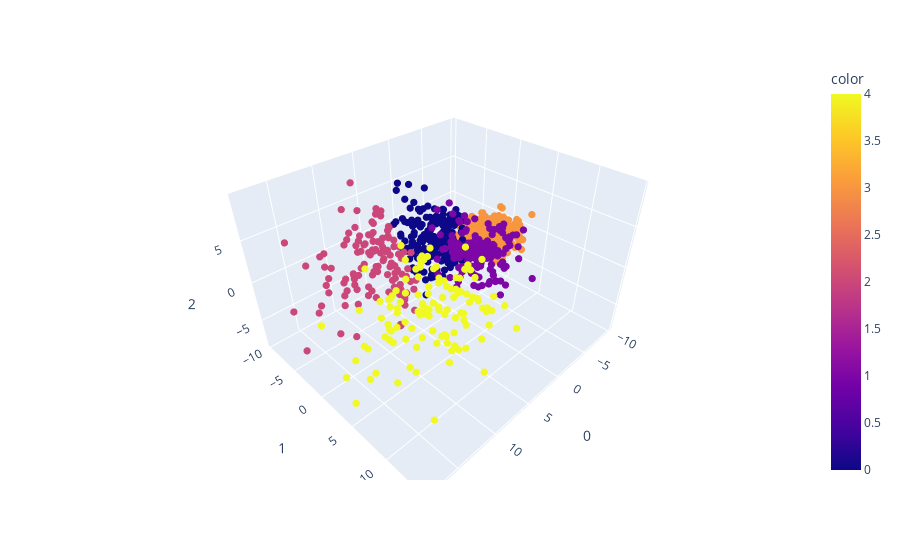

This figure's notebook cell:
### Markdown cell above
### Visualize cluster

### Code cell
create_3d_plot(features_mf_only_scaled, player_info_mf_only["Player"])

### Figure 1 — Plotly figure (JSON) as saved in the notebook; plotly's stock layout.template omitted (floating-point values rounded to 4 significant figures; data arrays with more than 128 entries replaced by an {"elided": "..."} marker saying what was removed)
{"data": [{"hovertemplate": "<b>%{hovertext}</b><br><br>0=%{x}<br>1=%{y}<br>2=%{z}<br>color=%{marker.color}<extra></extra>", "hovertext": {"elided": "921 str values"}, "legendgroup": "", "marker": {"color": {"elided": "921 int values"}, "coloraxis": "coloraxis", "size": 2.5, "symbol": "circle"}, "mode": "markers", "name": "", "scene": "scene", "showlegend": false, "type": "scatter3d", "x": {"elided": "921 float values"}, "y": {"elided": "921 float values"}, "z": {"elided": "921 float values"}}], "layout": {"coloraxis": {"colorbar": {"title": {"text": "color"}}, "colorscale": [[0, "#0d0887"], [0.1111, "#46039f"], [0.2222, "#7201a8"], [0.3333, "#9c179e"], [0.4444, "#bd3786"], [0.5556, "#d8576b"], [0.6667, "#ed7953"], [0.7778, "#fb9f3a"], [0.8889, "#fdca26"], [1, "#f0f921"]]}, "legend": {"tracegroupgap": 0}, "margin": {"t": 60}, "scene": {"domain": {"x": [0, 1], "y": [0, 1]}, "xaxis": {"title": {"text": "0"}}, "yaxis": {"title": {"text": "1"}}, "zaxis": {"title": {"text": "2"}}}}}
